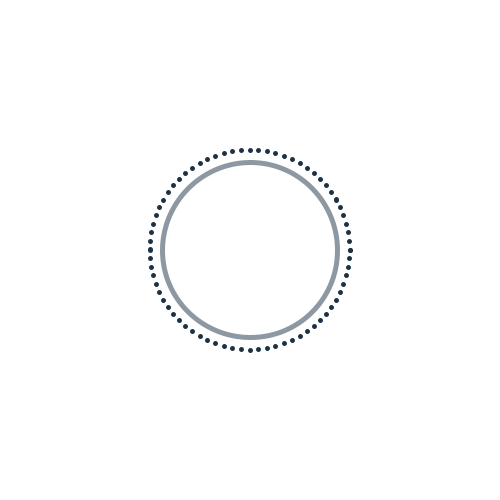
Frame 1 (no input)
Frame 60 (the mouse pressed at the canvas centre just before this capture): identical to frame 1, image omitted
Frame 120 (the mouse held since frame 60 and released just before this capture): identical to frame 1, image omitted

The Processing sketch that drew this single still picture (run headless with seeded random() and noise(); from frame 60 on, the mouse is pressed at the canvas centre):

// Processing sketch: circle_template
// ── circle_template.pde
//  Title: Circle Template
//  Description: An example of using noise to make animations more interesting
//  Date Started: 2012 Mar 09
//  Last Modified: 2012 Mar 09
//  http://asymptoticdesign.wordpress.com/
//  This work is licensed under a Creative Commons 3.0 License.
//  (Attribution - NonCommerical - ShareAlike)
//  http://creativecommons.org/licenses/by-nc-sa/3.0/
//
//  In summary, you are free to copy, distribute, edit, and remix the work.
//  Under the conditions that you attribute the work to me, it is for
//  noncommercial purposes, and if you build upon this work or otherwise alter
//  it, you may only distribute the resulting work under this license.
//
//  Of course, the conditions may be waived with permission from the author.
//

//-----------------Globals
/* These are variables that you want to exist throughout the entire sketch.*/
float rad = 100;
float centX, centY;

//-----------------Setup
/*The code in setup() will only be run once in your sketch.  Use this space to set things up like
 the sketch size, background color, framerate, etc. etc.*/
void setup() {
  //setup the sketch parameters
  size(500, 500); 
  background(255);
  //object color properties
  stroke(30,50,70,128);
  noFill();
  strokeWeight(5);
  smooth();
  //setup some reference variables
  centX = width/2;
  centY = height/2;
  //draw a reference circle
  ellipse(centX,centY,1.75*rad,1.75*rad);
  //now draw the part-by-part circle
  stroke(30,50,70);
  for(float theta = 0; theta <= 360; theta += 5){
    float x = centX + (rad*cos(radians(theta)));
    float y = centY + (rad*sin(radians(theta)));
    point(x,y);
  }
  
}

//-----------------Main Loop
void draw() {
}
